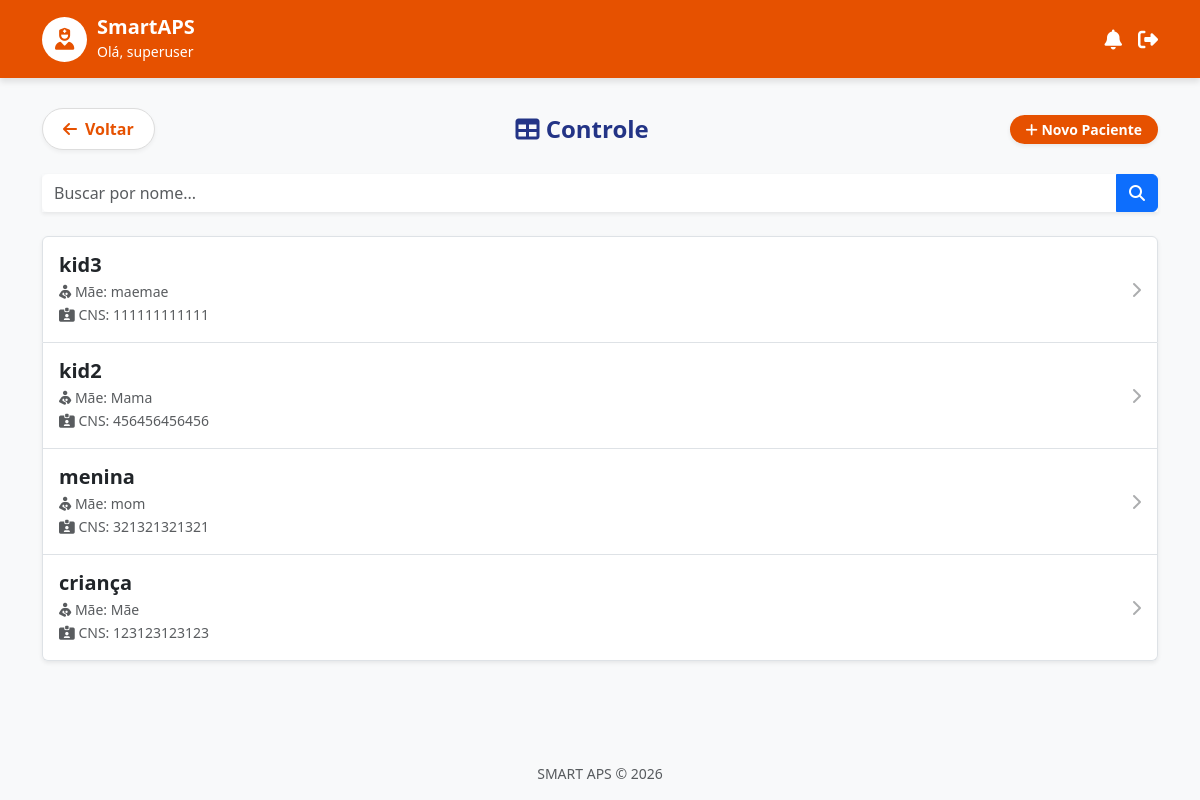
The app's page /criancas/ (signed in) with its own data.
### core/models.py (models this page shows, shortened)
class UsuarioACS(AbstractUser):
    cnes_unidade = models.CharField("CNES da Unidade", max_length=20, blank=True)
    class Meta:
        verbose_name = "Agente Comunitário de Saúde"
        verbose_name_plural = "Agentes Comunitários de Saúde"

class Crianca(models.Model):
    SEXO_CHOICES = [
        ('M', 'Masculino'),
        ('F', 'Feminino'),
    ]
    nome = models.CharField(max_length=200)
    data_nascimento = models.DateField()
    cpf = models.CharField("CPF", max_length=14, unique=True) # Sugestão: usar lib django-localflavor-br depois
    cns = models.CharField("CNS", max_length=15, unique=True)
    localidade = models.CharField(max_length=100)
    nome_mae = models.CharField("Nome da Mãe", max_length=200)
    sexo = models.CharField(max_length=1, choices=SEXO_CHOICES)
    criado_em = models.DateTimeField(auto_now_add=True)
    cadastrado_por = models.ForeignKey(UsuarioACS, on_delete=models.SET_NULL, null=True)
    class Meta:
        ordering = ['nome']
        indexes = [
            models.Index(fields=['nome']),             # Usado na busca
            models.Index(fields=['data_nascimento']),  # Usado no Censo (cálculo de bebês)
            models.Index(fields=['sexo']),             # Usado no Censo (meninos/meninas)
            models.Index(fields=['cns']),              # Usado na busca
        ]

### core/views.py (the view)
# urls.py: path('criancas/', views.lista_criancas, name='lista_criancas'), # Nova rota
@never_cache
@login_required
def lista_criancas(request):
    query = request.GET.get('busca')
    if query:
        criancas = Crianca.objects.filter(nome__icontains=query)
    else:
        criancas = Crianca.objects.all().order_by('-criado_em')[:20]
    return render(request, 'lista_criancas.html', {'criancas': criancas})

### core/templates/lista_criancas.html (shortened to what this page needs)
{% extends 'base.html' %}
{% block content %}
<div class="d-flex justify-content-between align-items-center mb-4">
    <a href="{% url 'index' %}" class="btn-voltar-destaque">
        <i class="fa-solid fa-arrow-left"></i> Voltar
    </a>
    <h4 class="text-primary fw-bold m-0"><i class="fa-solid fa-table"></i> Controle</h4>
    <a href="{% url 'cadastrar_crianca' %}" class="btn btn-laranja shadow-sm rounded-pill btn-sm px-3">
        <i class="fa-solid fa-plus"></i> Novo Paciente
    </a>
</div>
<form method="get" class="mb-4">
    <div class="input-group shadow-sm">
        <input type="text" name="busca" class="form-control border-0" placeholder="Buscar por nome..." value="{{ request.GET.busca|default:'' }}">
        <button class="btn btn-primary" type="submit"><i class="fa-solid fa-magnifying-glass"></i></button>
    </div>
</form>
<div class="list-group shadow-sm">
    {% for crianca in criancas %}
    <a href="{% url 'cartao_vacina' crianca.id %}" class="list-group-item list-group-item-action d-flex justify-content-between align-items-center p-3 border-bottom">
        <div>
            <h5 class="mb-1 fw-bold text-dark">{{ crianca.nome }}</h5>
            <small class="text-muted d-block">
                <i class="fa-solid fa-person-breastfeeding"></i> Mãe: {{ crianca.nome_mae }}
            </small>
            <small class="text-muted">
                <i class="fa-solid fa-id-card-clip"></i> CNS: {{ crianca.cns }}
            </small>
        </div>
        <i class="fa-solid fa-chevron-right text-muted opacity-50"></i>
    </a>
    {% empty %}
    <div class="alert alert-light text-center py-5">
        <i class="fa-solid fa-child-reaching fa-3x text-muted mb-3"></i><br>
        Nenhuma criança encontrada.
    </div>
    {% endfor %}
</div>
{% endblock %}

### core/templates/base.html (shortened to what this page needs)
{% load static %}
<!DOCTYPE html>
<html lang="pt-br">
<head>
    <link href="https://cdn.jsdelivr.net/npm/bootstrap@5.3.0/dist/css/bootstrap.min.css" rel="stylesheet">
    <link href="https://cdnjs.cloudflare.com/ajax/libs/font-awesome/6.4.0/css/all.min.css" rel="stylesheet">
    <link rel="stylesheet" href="{% static 'css/style.css' %}">
</head>
<body>
    <div class="header-custom">
        <div class="container d-flex justify-content-between align-items-center">
            <div class="d-flex align-items-center">
                <div class="user-avatar">
                    <i class="fa-solid fa-user-nurse"></i>
                </div>
                <div>
                    <h5 class="m-0 fw-bold text-white" style="color: white !important;">SmartAPS</h5>
                    <small>Olá, {{ user.username|default:"ACS" }}</small>
                </div>
            </div>
            <div class="d-flex gap-3 align-items-center">
                <i class="fa-solid fa-bell fa-lg" style="cursor: pointer;"></i>
                {% if user.is_authenticated %}
                <form method="post" action="{% url 'logout' %}" class="d-inline m-0 p-0">
                    <button type="submit" class="btn p-0 border-0 bg-transparent text-white" title="Sair">
                        <i class="fa-solid fa-right-from-bracket fa-lg"></i>
                    </button>
                </form>
                {% endif %}
            </div>
        </div>
    </div>
    <div class="container flex-grow-1 mb-5">
        {% block content %}{% endblock %}
    </div>
    <footer class="text-center py-3 text-muted small mt-auto">
        SMART APS &copy; {% now "Y" %}
    </footer>
</body>
</html>

### core/static/css/style.css (style rules this page uses)
:root { --primary-color: #E65100; --primary-hover: #BF360C; --secondary-blue: #233486; --bg-color: #F8F9FA; --status-atrasada-bg: #FFEBEE; --status-atrasada-text: #D32F2F; --status-atrasada-border: #EF5350; --status-aplicada-bg: #E8F5E9; --status-aplicada-text: #2E7D32; --status-aplicada-border: #66BB6A; --status-pendente-bg: #F5F5F5; --status-pendente-text: #616161; --status-pendente-border: #BDBDBD; }
body { background-color: var(--bg-color); font-family: 'Segoe UI', Tahoma, Geneva, Verdana, sans-serif; min-height: 100vh; display: flex; flex-direction: column; }
.header-custom { background-color: var(--primary-color); color: white; padding: 15px 0; box-shadow: 0 4px 6px rgba(0,0,0,0.1); margin-bottom: 30px; }
.user-avatar { background-color: white; color: var(--primary-color); border: 2px solid rgba(255,255,255,0.8); width: 45px; height: 45px; border-radius: 50%; display: inline-flex; align-items: center; justify-content: center; font-size: 22px; margin-right: 10px; }
h1, h2, h3, h4, h5, .text-primary { color: var(--secondary-blue) !important; }
.btn-voltar-destaque { background-color: white; color: var(--primary-color); border: 1px solid #ddd; font-weight: 600; border-radius: 50px; padding: 8px 20px; text-decoration: none; display: inline-flex; align-items: center; gap: 8px; transition: all 0.2s; box-shadow: 0 2px 4px rgba(0,0,0,0.05); }
.btn-laranja { background-color: var(--primary-color) !important; color: white !important; border: none; font-weight: bold; }

### records on screen
UsuarioACS: username "superuser"
Crianca: nome "kid3", nome_mae "maemae", cns "111111111111"
Crianca: nome "kid2", nome_mae "Mama", cns "456456456456"
Crianca: nome "menina", nome_mae "mom", cns "321321321321"
Crianca: nome "criança", nome_mae "Mãe", cns "123123123123"
